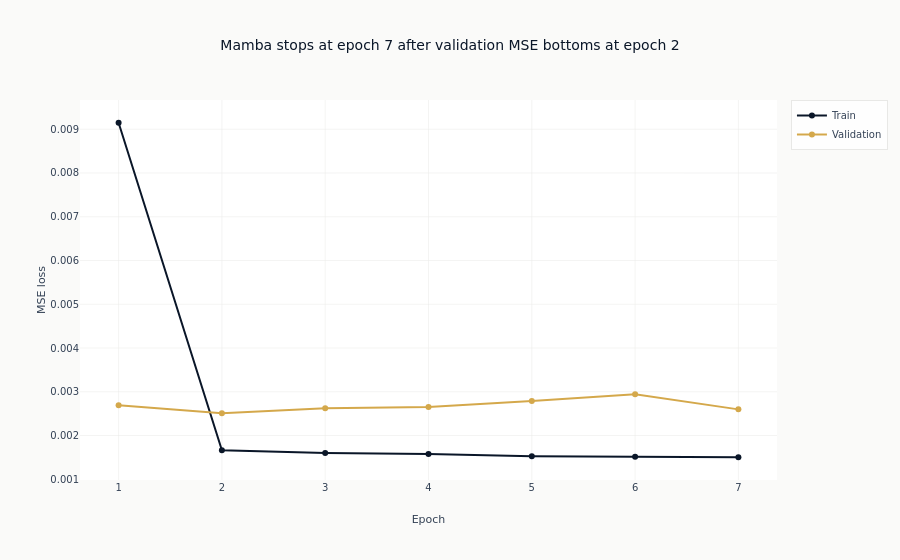

Source (notebook cell):
### Markdown cell above
### Training convergence

The loss curves trace how the selective-scan model learns before early
stopping halts it. A validation curve that turns up while the training
curve keeps falling is the overfitting signal the patience rule watches
for, and it explains why the run stops well short of the epoch cap.

### Code cell
fig = go.Figure()
for label, key, color in [
    ("Train", "train_loss", COLORS["blue"]),
    ("Validation", "val_loss", COLORS["amber"]),
]:
    fig.add_trace(
        go.Scatter(
            x=list(range(1, len(history[key]) + 1)),
            y=history[key],
            mode="lines+markers",
            name=label,
            line={"color": color},
        )
    )
best_epoch = int(np.argmin(history["val_loss"]) + 1)
fig.update_layout(
    title=f"Mamba stops at epoch {len(history['val_loss'])} after validation MSE bottoms at epoch {best_epoch}",
    xaxis_title="Epoch",
    yaxis_title="MSE loss",
)
fig.show()

### Figure 1 — Plotly figure (JSON) as saved in the notebook; plotly's stock layout.template omitted (floating-point values rounded to 4 significant figures)
{"data": [{"line": {"color": "#0a1628"}, "mode": "lines+markers", "name": "Train", "type": "scatter", "x": [1, 2, 3, 4, 5, 6, 7], "y": [0.009148, 0.001664, 0.001603, 0.001578, 0.001524, 0.001517, 0.001503]}, {"line": {"color": "#D4A84B"}, "mode": "lines+markers", "name": "Validation", "type": "scatter", "x": [1, 2, 3, 4, 5, 6, 7], "y": [0.002692, 0.002506, 0.002626, 0.002654, 0.002788, 0.00294, 0.002598]}], "layout": {"title": {"text": "Mamba stops at epoch 7 after validation MSE bottoms at epoch 2"}, "xaxis": {"title": {"text": "Epoch"}}, "yaxis": {"title": {"text": "MSE loss"}}}}
